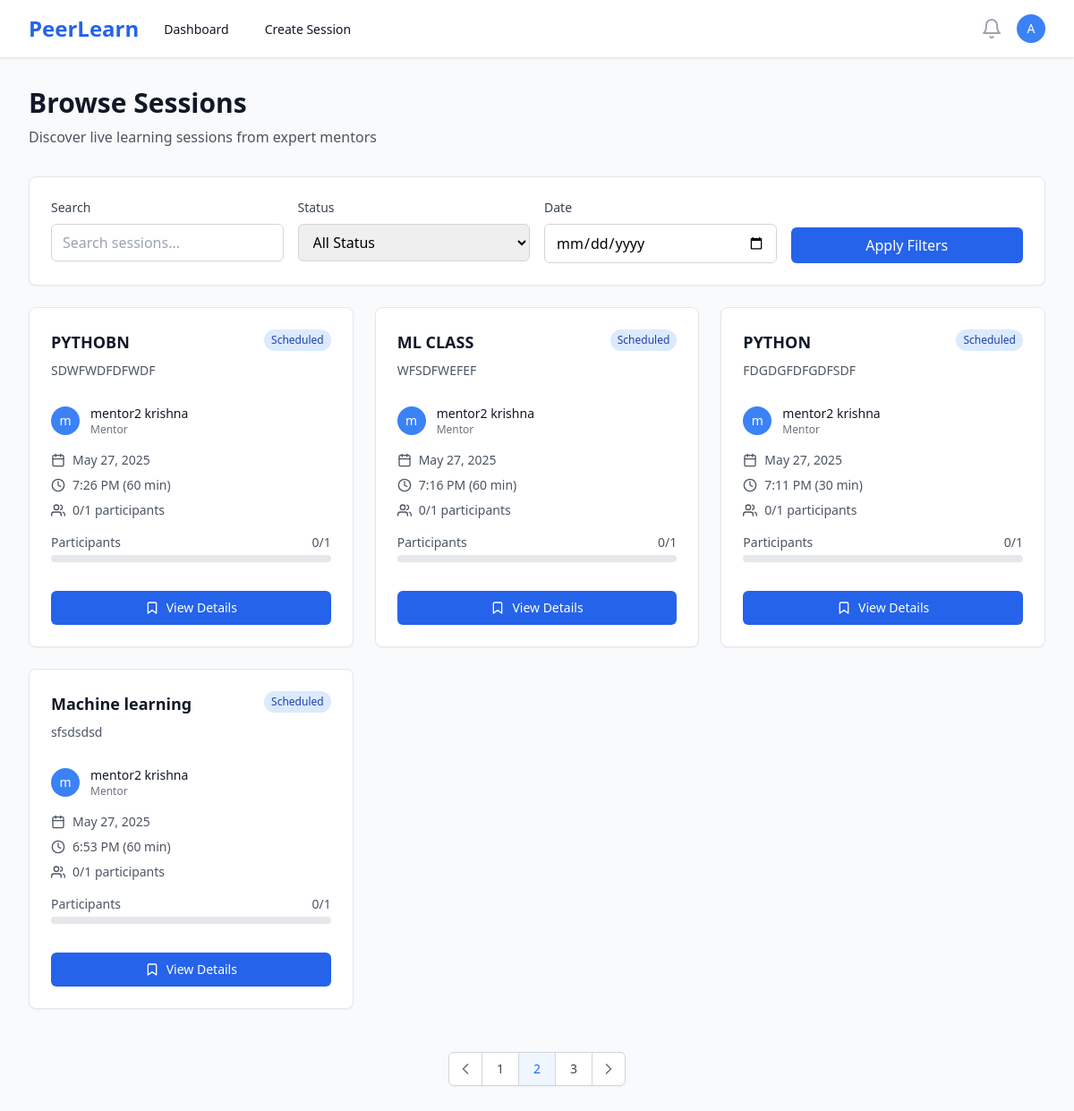
The app's page /sessions/ (signed in) with its own data.
### users/models.py (models this page shows, shortened)
class User(AbstractUser):
    ROLE_CHOICES = [
        ('mentor', 'Mentor'),
        ('learner', 'Learner'),
    ]
    id = models.UUIDField(primary_key=True, default=uuid.uuid4, editable=False)
    role = models.CharField(max_length=10, choices=ROLE_CHOICES, default='learner')
    bio = models.TextField(blank=True, null=True)
    skills = models.CharField(max_length=500, blank=True, help_text="Comma-separated skills for recommendation matching")
    interests = models.CharField(max_length=500, blank=True, help_text="Learning interests for AI recommendations")
    domain = models.CharField(max_length=100, blank=True, help_text="Learning domain/field")
    expertise = models.CharField(max_length=100, blank=True, help_text="Primary domain/area of expertise")
    career_goals = models.TextField(blank=True, help_text="Career aspirations for AI guidance")
    profile_image = models.ImageField(upload_to='profiles/', blank=True, null=True)
    created_at = models.DateTimeField(auto_now_add=True)
    location = models.CharField(max_length=100, blank=True)
    website = models.URLField(blank=True)
    social_links = models.JSONField(default=dict, blank=True)  # Store LinkedIn, Twitter, etc.
    is_verified = models.BooleanField(default=False)
    privacy_settings = models.JSONField(default=dict, blank=True)  # Profile visibility settings
    updated_at = models.DateTimeField(auto_now=True)
    @property
    def is_mentor(self):
        return self.role == 'mentor'

### sessions/models.py (models this page shows, shortened)
class Session(models.Model):
    STATUS_CHOICES = [
        ('draft', 'Draft'),
        ('scheduled', 'Scheduled'),
        ('live', 'Live'),
        ('completed', 'Completed'),
        ('cancelled', 'Cancelled'),
    ]
    CATEGORY_CHOICES = [
        ('programming', 'Programming & Development'),
        ('data-science', 'Data Science & Analytics'),
        ('web-development', 'Web Development'),
        ('mobile-development', 'Mobile Development'),
        ('ai-ml', 'AI & Machine Learning'),
        ('design', 'UI/UX Design'),
        ('business', 'Business & Marketing'),
        ('language', 'Language Learning'),
        ('music', 'Music & Arts'),
        ('fitness', 'Health & Fitness'),
        ('other', 'Other'),
    ]
    id = models.UUIDField(primary_key=True, default=uuid.uuid4, editable=False)
    mentor = models.ForeignKey(User, on_delete=models.CASCADE, related_name='mentor_sessions')
    title = models.CharField(max_length=200)
    description = models.TextField()
    thumbnail = models.ImageField(upload_to='session_thumbnails/', blank=True, null=True, help_text="Session cover image")
    category = models.CharField(max_length=50, choices=CATEGORY_CHOICES, blank=True, help_text="Session category for recommendations")
    skills = models.TextField(blank=True, help_text="Comma-separated skills for ML matching")
    price = models.DecimalField(max_digits=8, decimal_places=2, null=True, blank=True, help_text="Price in INR, null for free sessions")
    schedule = models.DateTimeField()
    duration = models.IntegerField(help_text="Duration in minutes")
    max_participants = models.IntegerField(default=10)
    status = models.CharField(max_length=20, choices=STATUS_CHOICES, default='draft')
    created_at = models.DateTimeField(auto_now_add=True)
    updated_at = models.DateTimeField(auto_now=True)
    class Meta:
        ordering = ['-schedule']
    @property
    def current_participants(self):
        return self.bookings.filter(status='confirmed').count()
    @property
    def is_full(self):
        return self.current_participants >= self.max_participants

### sessions/views.py (the view)
# urls.py: path('', views.session_list, name='session_list'),
@login_required
def session_list(request):
    sessions = Session.objects.filter(
        status='scheduled',
        schedule__gt=timezone.now()
    ).select_related('mentor')
    return render(request, 'sessions/list.html', {'sessions': sessions})

### templates/sessions/list.html (shortened to what this page needs)
{% extends 'base.html' %}
{% block content %}
<div class="max-w-7xl mx-auto px-4 sm:px-6 lg:px-8 py-8">
    <div class="mb-8">
        <h1 class="text-3xl font-bold text-gray-900">Browse Sessions</h1>
        <p class="mt-2 text-gray-600">Discover live learning sessions from expert mentors</p>
    </div>
    <div class="bg-white rounded-lg shadow-sm border border-gray-200 p-6 mb-6">
        <div class="grid grid-cols-1 md:grid-cols-4 gap-4">
            <div>
                <label class="block text-sm font-medium text-gray-700 mb-2">Search</label>
                <input type="text"
                       placeholder="Search sessions..."
                       class="w-full px-3 py-2 border border-gray-300 rounded-md focus:ring-blue-500 focus:border-blue-500">
            </div>
            <div>
                <label class="block text-sm font-medium text-gray-700 mb-2">Status</label>
                <select class="w-full px-3 py-2 border border-gray-300 rounded-md focus:ring-blue-500 focus:border-blue-500">
                    <option value="">All Status</option>
                </select>
            </div>
            <div>
                <label class="block text-sm font-medium text-gray-700 mb-2">Date</label>
                <input type="date"
                       class="w-full px-3 py-2 border border-gray-300 rounded-md focus:ring-blue-500 focus:border-blue-500">
            </div>
            <div class="flex items-end">
                <button class="w-full px-4 py-2 bg-blue-600 text-white rounded-md hover:bg-blue-700 focus:outline-none focus:ring-2 focus:ring-offset-2 focus:ring-blue-500">
                    Apply Filters
                </button>
            </div>
        </div>
    </div>
    {% if sessions %}
    <div class="grid grid-cols-1 md:grid-cols-2 lg:grid-cols-3 gap-6">
        {% for session in sessions %}
        <div class="bg-white rounded-lg shadow-sm border border-gray-200 hover:shadow-md transition-shadow">
            <div class="p-6">
                <div class="flex items-start justify-between mb-4">
                    <div class="flex-1">
                        <h3 class="text-lg font-semibold text-gray-900 mb-2">
                            <a href="{% url 'session_detail' session.id %}" class="hover:text-blue-600">
                                {{ session.title }}
                            </a>
                        </h3>
                        <p class="text-sm text-gray-600 mb-3">{{ session.description|truncatewords:15 }}</p>
                    </div>
                    <span class="px-2 py-1 text-xs font-medium rounded-full flex-shrink-0
                                {% if session.status == 'scheduled' %}bg-blue-100 text-blue-800
                                {% elif session.status == 'live' %}bg-green-100 text-green-800
                                {% elif session.status == 'completed' %}bg-gray-100 text-gray-800
                                {% elif session.status == 'cancelled' %}bg-red-100 text-red-800
                                {% else %}bg-yellow-100 text-yellow-800{% endif %}">
                        {{ session.status|title }}
                    </span>
                </div>
                <div class="flex items-center mb-4">
                    {% if session.mentor.profile_image %}
                        <img class="h-8 w-8 rounded-full" src="{{ session.mentor.profile_image.url }}" alt="">
                    {% else %}
                        <div class="h-8 w-8 rounded-full bg-blue-500 flex items-center justify-center">
                            <span class="text-white text-sm font-medium">{{ session.mentor.first_name|first|default:session.mentor.username|first }}</span>
                        </div>
                    {% endif %}
                    <div class="ml-3">
                        <p class="text-sm font-medium text-gray-900">{{ session.mentor.get_full_name|default:session.mentor.username }}</p>
                        <p class="text-xs text-gray-500">Mentor</p>
                    </div>
                </div>
                <div class="space-y-2 text-sm text-gray-600 mb-4">
                    <div class="flex items-center">
                        <i data-feather="calendar" class="h-4 w-4 mr-2"></i>
                        {{ session.schedule|date:"M j, Y" }}
                    </div>
                    <div class="flex items-center">
                        <i data-feather="clock" class="h-4 w-4 mr-2"></i>
                        {{ session.schedule|time:"g:i A" }} ({{ session.duration }} min)
                    </div>
                    <div class="flex items-center">
                        <i data-feather="users" class="h-4 w-4 mr-2"></i>
                        {{ session.current_participants }}/{{ session.max_participants }} participants
                    </div>
                </div>
                <div class="mb-4">
                    <div class="flex justify-between text-sm text-gray-600 mb-1">
                        <span>Participants</span>
                        <span>{{ session.current_participants }}/{{ session.max_participants }}</span>
                    </div>
                    <div class="w-full bg-gray-200 rounded-full h-2">
                    </div>
                </div>
                <div class="pt-4">
                    {% if user.is_authenticated %}
                        {% if session.status == 'live' %}
                            <a href="{% url 'session_detail' session.id %}"
                               class="w-full inline-flex items-center justify-center px-4 py-2 border border-transparent text-sm font-medium rounded-md text-white bg-green-600 hover:bg-green-700">
                                <i data-feather="video" class="h-4 w-4 mr-2"></i>
                                Join Live Session
                            </a>
                        {% elif session.status == 'scheduled' %}
                            {% if session.is_full %}
                                <button disabled
                                        class="w-full inline-flex items-center justify-center px-4 py-2 border border-gray-300 text-sm font-medium rounded-md text-gray-500 bg-gray-100 cursor-not-allowed">
                                    <i data-feather="users" class="h-4 w-4 mr-2"></i>
                                    Session Full
                                </button>
                            {% else %}
                                <a href="{% url 'session_detail' session.id %}"
                                   class="w-full inline-flex items-center justify-center px-4 py-2 border border-transparent text-sm font-medium rounded-md text-white bg-blue-600 hover:bg-blue-700">
                                    <i data-feather="bookmark" class="h-4 w-4 mr-2"></i>
                                    View Details
                                </a>
                            {% endif %}
                        {% else %}
                            <a href="{% url 'session_detail' session.id %}"
                               class="w-full inline-flex items-center justify-center px-4 py-2 border border-gray-300 text-sm font-medium rounded-md text-gray-700 bg-white hover:bg-gray-50">
                                <i data-feather="eye" class="h-4 w-4 mr-2"></i>
                                View Details
                            </a>
                        {% endif %}
                    {% else %}
                        <a href="{% url 'login' %}"
                           class="w-full inline-flex items-center justify-center px-4 py-2 border border-transparent text-sm font-medium rounded-md text-white bg-blue-600 hover:bg-blue-700">
                            Login to Book
                        </a>
                    {% endif %}
                </div>
            </div>
        </div>
        {% endfor %}
    </div>
    <div class="mt-12 flex justify-center">
        <nav class="relative z-0 inline-flex rounded-md shadow-sm -space-x-px" aria-label="Pagination">
            <a href="#" class="relative inline-flex items-center px-2 py-2 rounded-l-md border border-gray-300 bg-white text-sm font-medium text-gray-500 hover:bg-gray-50">
                <i data-feather="chevron-left" class="h-5 w-5"></i>
            </a>
            <a href="#" class="relative inline-flex items-center px-4 py-2 border border-gray-300 bg-white text-sm font-medium text-gray-700 hover:bg-gray-50">
                1
            </a>
            <a href="#" class="relative inline-flex items-center px-4 py-2 border border-gray-300 bg-blue-50 text-sm font-medium text-blue-600">
                2
            </a>
            <a href="#" class="relative inline-flex items-center px-4 py-2 border border-gray-300 bg-white text-sm font-medium text-gray-700 hover:bg-gray-50">
                3
            </a>
            <a href="#" class="relative inline-flex items-center px-2 py-2 rounded-r-md border border-gray-300 bg-white text-sm font-medium text-gray-500 hover:bg-gray-50">
                <i data-feather="chevron-right" class="h-5 w-5"></i>
            </a>
        </nav>
    </div>
    {% endif %}
</div>
{% endblock %}

### templates/base.html (shortened to what this page needs)
<!DOCTYPE html>
<html lang="en" class="h-full bg-gray-50">
<head>
    <script src="https://cdn.tailwindcss.com"></script>
</head>
<body class="h-full">
    {% if user.is_authenticated %}
    <nav class="bg-white shadow-sm border-b border-gray-200" x-data="{ mobileMenuOpen: false }">
        <div class="max-w-7xl mx-auto px-4 sm:px-6 lg:px-8">
            <div class="flex justify-between h-16">
                <div class="flex">
                    <div class="flex-shrink-0 flex items-center">
                        <a href="{% url 'landing' %}" class="text-2xl font-bold text-blue-600">PeerLearn</a>
                    </div>
                    <div class="hidden sm:ml-6 sm:flex sm:space-x-8">
                        {% if user.is_mentor %}
                            <a href="{% url 'mentor_dashboard' %}" class="border-transparent text-gray-900 hover:text-blue-600 inline-flex items-center px-1 pt-1 border-b-2 text-sm font-medium">
                                Dashboard
                            </a>
                            <a href="{% url 'create_session' %}" class="border-transparent text-gray-900 hover:text-blue-600 inline-flex items-center px-1 pt-1 border-b-2 text-sm font-medium">
                                Create Session
                            </a>
                        {% endif %}
                    </div>
                </div>
                <div class="hidden sm:ml-6 sm:flex sm:items-center">
                    <button type="button" class="bg-white p-1 rounded-full text-gray-400 hover:text-gray-500 focus:outline-none focus:ring-2 focus:ring-offset-2 focus:ring-blue-500">
                        <i data-feather="bell" class="h-6 w-6"></i>
                    </button>
                    <div class="ml-3 relative" x-data="{ open: false }">
                        <div>
                            <button @click="open = !open" type="button" class="bg-white rounded-full flex text-sm focus:outline-none focus:ring-2 focus:ring-offset-2 focus:ring-blue-500" id="user-menu-button">
                                <div class="h-8 w-8 rounded-full bg-blue-500 flex items-center justify-center">
                                    <span class="text-white text-sm font-medium">{{ user.first_name|first|default:user.username|first }}</span>
                                </div>
                            </button>
                        </div>
                    </div>
                </div>
            </div>
        </div>
    </nav>
    {% endif %}
    <main class="{% if user.is_authenticated %}pt-0{% else %}pt-0{% endif %}">
        {% block content %}{% endblock %}
    </main>
</body>
</html>

### records on screen
User: first_name|first "A"
Session: title "PYTHOBN", description "SDWFWDFDFWDF", status "Scheduled", mentor.first_name|first "m", mentor.get_full_name "mentor2 krishna", schedule "May 27, 2025", schedule "7:26 PM", duration "60", current_participants "0", max_participants "1", shows "View Details"
Session: title "ML CLASS", description "WFSDFWEFEF", status "Scheduled", mentor.first_name|first "m", mentor.get_full_name "mentor2 krishna", schedule "May 27, 2025", schedule "7:16 PM", duration "60", current_participants "0", max_participants "1", shows "View Details"
Session: title "PYTHON", description "FDGDGFDFGDFSDF", status "Scheduled", mentor.first_name|first "m", mentor.get_full_name "mentor2 krishna", schedule "May 27, 2025", schedule "7:11 PM", duration "30", current_participants "0", max_participants "1", shows "View Details"
Session: title "Machine learning", description "sfsdsdsd", status "Scheduled", mentor.first_name|first "m", mentor.get_full_name "mentor2 krishna", schedule "May 27, 2025", schedule "6:53 PM", duration "60", current_participants "0", max_participants "1", shows "View Details"
